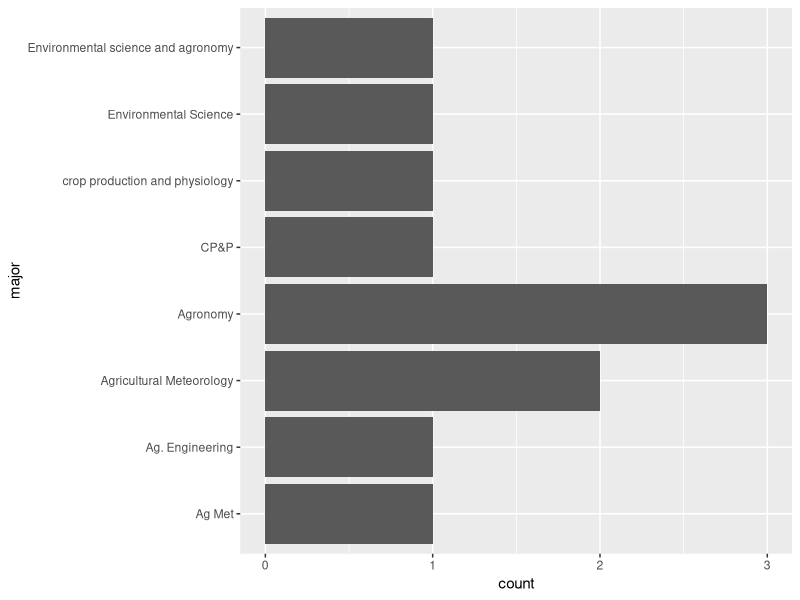
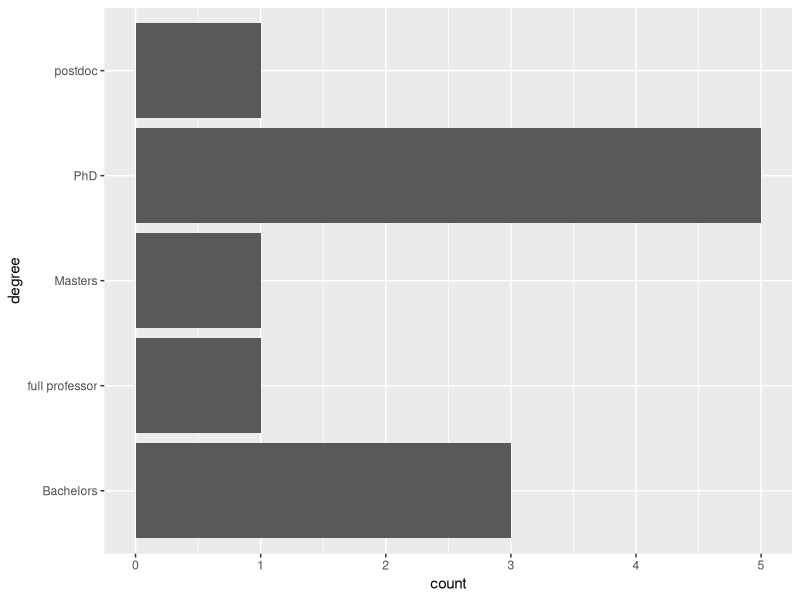

The R script that drew these images, in order:
## ---- chunk 1
library(knitr)
library(ggplot2)
library(dplyr)
library(tidyr)
library(stringr)
library(readr)
library(lubridate)

opts_chunk$set(echo=FALSE, message=FALSE, warning=FALSE)
## ---- chunk 2
rsp <- read_csv("data/responses.csv")
names(rsp) <- c("time", "major", "degree", "learn_class", "rank_class", "rank_other", "rank_research", "rank_pokemon", "rank_teaching", "change", "heard", "used", "other")
rsp$time <- parse_date_time(rsp$time, "mdYHMS", tz = "America/Chicago")
## ---- chunk 3
rsp %>%
  ggplot() +
  geom_bar(aes(major)) +
  coord_flip()

rsp %>%
  ggplot() +
  geom_bar(aes(degree)) +
  coord_flip()
## ---- chunk 4
rsp %>%
  select(contains("rank")) %>%
  gather(what, rank, everything()) %>%
  separate(what, into=c("junk", "what")) %>%
  select(-junk) %>%
  group_by(what, rank) %>%
  summarise(count = n()) %>%
  spread(rank, count, fill = 0) %>%
  select(-`<NA>`) %>%
  kable()
## ---- chunk 5
rsp %>%
  select(heard) %>%
  gather(what, which, everything()) -> heard_of

rsp %>%
  select(used) %>%
  gather(what, which, everything()) -> used

heard_of$which %>%
  str_split(", ") %>%
  unlist() %>% 
  table() %>% 
  data.frame() %>%
  mutate(which = "heard of") %>%
  full_join(used$which %>%
    str_split(", ") %>%
    unlist() %>% 
    table() %>% 
    data.frame() %>%
    mutate(which = "used")) %>%
  rename_("software" = ".") %>%
  spread(software, Freq, fill = 0) %>%
  rename_(" " = "which") %>% 
  kable

